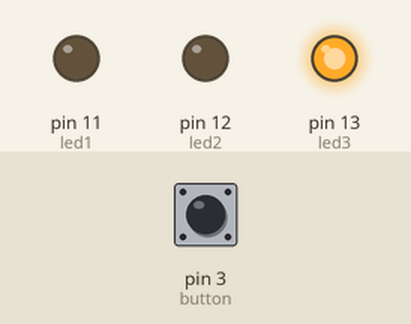
Simulated run of this sketch. Board: Arduino Uno, built with avr-gcc and run on an emulated ATmega328P. On the bench: output pins drawn as LEDs (lit = HIGH). Inputs (shaded band) come from the test bench; at power-on: pin 3 (button) LOW.

Above: at 1.2 s.
1.3 s: pin 3 (button) pulled HIGH for 0.15 s
At 1.37 s:
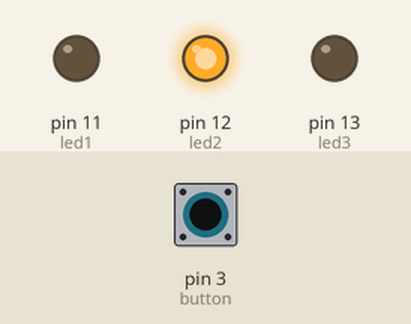
2.9 s: pin 3 (button) pulled HIGH for 3.2 s
At 7.5 s:
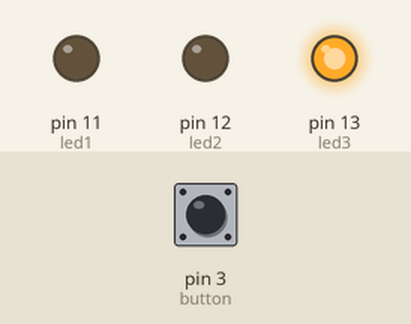
Timing chart, 0 to 9.0 s (numbered marks = the images above; inputs shaded):
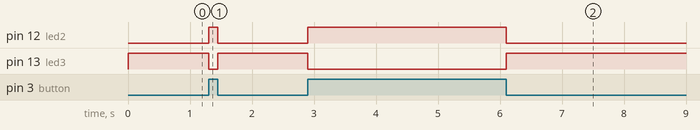

The sketch:

button_con_led_1.ino
```cpp
//pruebas con una rama nueva
//Pruebas en un flok
int const led1 = 11;
int const led2 = 12;
int const led3 = 13;
int const button = 3;
int estado = 0;


void setup() {

  pinMode(led1,OUTPUT);
  pinMode(led2,OUTPUT);
  pinMode(led3,OUTPUT);
  pinMode(button,INPUT);

}//Fin del setup

void loop() {

  estado = digitalRead ( button );

    if (estado == HIGH){
    //digitalWrite(led1,1);
    digitalWrite(led2,1);
    digitalWrite(led3,0);

  }else{
    //digitalWrite(led1,0);
    digitalWrite(led2,0);
    digitalWrite(led3,1);

  }//Fin del if / else


}//Fin del loop
```

Measured:
- after the input at 1.3 s, pin 12 (led2): LOW → HIGH at once, → LOW 0.15 s later; pin 13 (led3): HIGH → LOW at once, → HIGH 0.15 s later
- after the input at 2.9 s, pin 12 (led2): LOW → HIGH at once, → LOW 3.2 s later; pin 13 (led3): HIGH → LOW at once, → HIGH 3.2 s later
